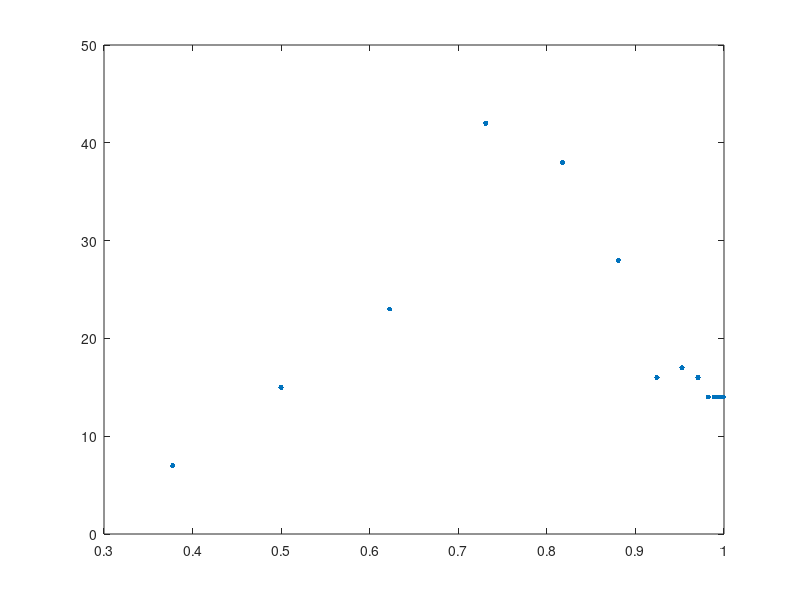

Write the MATLAB code that produced this figure.
threshold = 30;
sensitivity = 10; % more = less sensitive
x = 1:1:100;
y = 1./(1+exp(-(x-threshold)/sensitivity));


numSteps = 300;
stepReset = 25;
amp = zeros(numSteps,1);
detect = zeros(numSteps,1);
stepSize = [5,5]; % if detect, if not detect
n = 2;

step = 1;

numRight = 0;
amp(1) = 100; % max amp

for s = 1:numSteps-1
    if(mod(step,stepReset) == 0)
        amp(s+1) = amp(1); % reset amp to max amp
        numRight = 0;
        detect(s) = rand() < 1/(1+exp(-(amp(s)-threshold)/sensitivity));
        step = 1;
    elseif(rand() < 1/(1+exp(-(amp(s)-threshold)/sensitivity)))
        numRight = numRight + 1;
        if(numRight == n)
           amp(s+1) = max(0,amp(s) - stepSize(1));
           numRight = 0;
           step = step + 1;
        else
            amp(s+1) = amp(s);
        end
        detect(s) = 1;
    else
        amp(s+1) = min(100,amp(s) + stepSize(2));
        detect(s) = 0;
        step = step + 1;
    end
end

mean_detect = zeros(100,1);
num_points = zeros(100,1);
for a = 1:1:100
    if(~isnan(mean(detect(amp==a))))
        mean_detect(a) = mean(detect(amp==a));
        num_points(a) = sum(amp==a);
    end
end
% figure()
% subplot(3,1,1)
% plot(1:1:100,mean_detect)
% hold on
% plot(x,y)
% subplot(3,1,2)
% plot(1:1:100,num_points)
% subplot(3,1,3)
% plot(1:numel(amp),amp)

figure()
plot(y(num_points~=0),num_points(num_points~=0),'.','markersize',12)